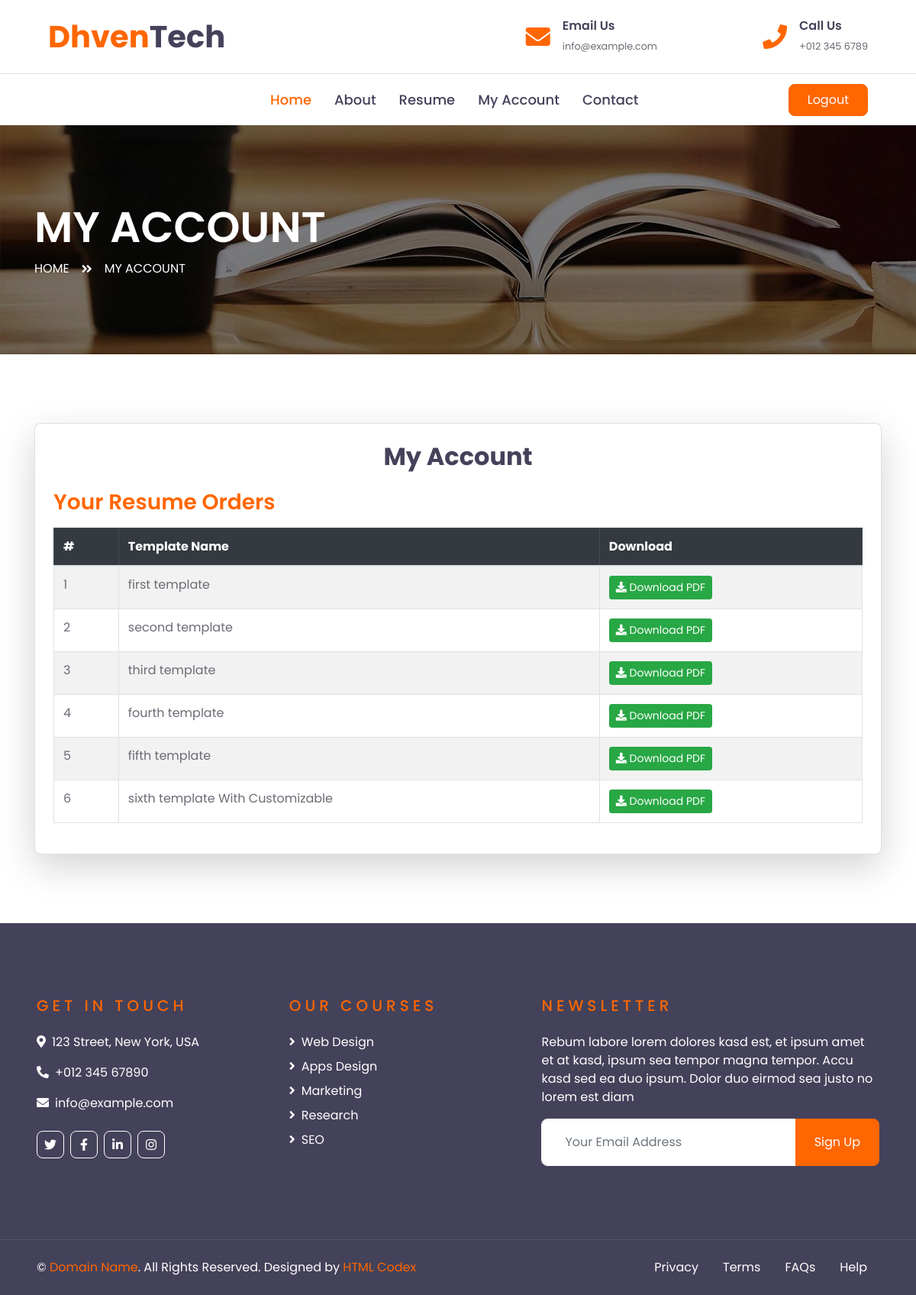
Page /resumes/my_account/ (signed in) on the committed database.
### resumes/models.py (models this page shows, shortened)
class ResumeOrder(models.Model):
    PAYMENT_STATUS_CHOICES = [
        ("pending", "Pending"),
        ("approved", "Approved"),
        ("rejected", "Rejected"),
    ]
    user = models.ForeignKey(User, on_delete=models.CASCADE)
    professional_summary = models.TextField(blank=True, null=True)  # Added professional summary
    full_name = models.CharField(max_length=100, blank=True,null=True)
    email = models.CharField(max_length=100, blank=True,null=True)
    phone = models.CharField(max_length=100, blank=True,null=True)
    linkedin = models.CharField(max_length=100, blank=True,null=True)
    degree = models.CharField(max_length=100, blank=True,null=True)
    college = models.CharField(max_length=100, blank=True,null=True)
    year = models.CharField(max_length=100, blank=True,null=True)
    company_name = models.CharField(max_length=100, blank=True,null=True)
    role = models.CharField(max_length=100, blank=True,null=True)
    duration = models.CharField(max_length=100, blank=True,null=True)
    skills = models.CharField(max_length=100, blank=True,null=True)
    certifications = models.CharField(max_length=100, blank=True,null=True)
    languages = models.CharField(max_length=100, blank=True,null=True)
    interest = models.CharField(max_length=100, blank=True,null=True)
    template = models.ForeignKey(ResumeTemplate, on_delete=models.CASCADE)
    font_family = models.CharField(max_length=100, blank=True,null=True)
    font_size = models.CharField(max_length=10, blank=True,null=True)
    font_weight = models.CharField(max_length=50, blank=True,null=True)
    font_color = models.CharField(max_length=20, blank=True,null=True)
    background_color = models.CharField(max_length=20, null=True)
    font_style = models.CharField(max_length=20, blank=True,null=True)
    border_style = models.CharField(max_length=20, null=True)
    section_spacing = models.CharField(max_length=20, blank=True,null=True)
    section_alignment = models.CharField(max_length=20, blank=True,null=True)
    projects = models.JSONField(default=list, blank=True, null=True)
    education = models.JSONField(default=list, blank=True, null=True)
    pdf_file = models.FileField(upload_to='resumes/', blank=True, null=True)
    created_at = models.DateTimeField(auto_now_add=True,null=True)
    qr_payment = models.FileField(upload_to='payments/', null=True, blank=True)
    profile_photo = models.ImageField(upload_to='profile_photos/', null=True, blank=True)  # Added Profile Photo
    qr_code_image = models.ImageField(upload_to='orders/qr_codes/', null=True, blank=True)
    payment_status = models.CharField(
        max_length=10,
        choices=PAYMENT_STATUS_CHOICES,
        default="pending"
    )  # Payment status
    is_approved = models.BooleanField(default=False)  # Admin approval

class ResumeTemplate(models.Model):
    name = models.CharField(max_length=100)
    description = models.TextField()
    preview_image = models.ImageField(upload_to='templates/', blank=True, null=True)
    price = models.DecimalField(max_digits=10, decimal_places=2, default=0.00)  # New price field

### resumes/views.py (the view)
# urls.py: path('my_account/',views.my_account,name='my_account'),
def my_account(request):
    orders = ResumeOrder.objects.filter(user=request.user, payment_status="approved")
    return render(request, "resume/my_account.html", {"orders": orders})

### resumes/templates/resume/my_account.html
{% extends "resume/base.html" %}
{% block content %}
 <div class="container-fluid page-header" style="margin-bottom: 90px;">
    <div class="container">
        <div class="d-flex flex-column justify-content-center" style="min-height: 300px">
            <h3 class="display-4 text-white text-uppercase">My Account</h3>
            <div class="d-inline-flex text-white">
                <p class="m-0 text-uppercase"><a class="text-white" href="{% url 'home' %}">Home</a></p>
                <i class="fa fa-angle-double-right pt-1 px-3"></i>
                <p class="m-0 text-uppercase">My Account</p>
            </div>
        </div>
    </div>
</div>
<div class="container mt-5">
    <div class="card shadow-lg p-4">
        <h2 class="text-center mb-4">My Account</h2>
        <h3 class="text-primary mb-3">Your Resume Orders</h3>
        {% if orders %}
            <div class="table-responsive">
                <table class="table table-bordered table-striped">
                    <thead class="table-dark">
                        <tr>
                            <th>#</th>
                            <th>Template Name</th>
                            <th>Download</th>
                        </tr>
                    </thead>
                    <tbody>
                        {% for order in orders %}
                            <tr>
                                <td>{{ forloop.counter }}</td>
                                <td>{{ order.template.name }}</td>
                                <td>
                                    <a href="{% url 'download_resume' order.id %}" class="btn btn-success btn-sm">
                                        <i class="fa fa-download"></i> Download PDF
                                    </a>
                                </td>
                            </tr>
                        {% endfor %}
                    </tbody>
                </table>
            </div>
        {% else %}
            <div class="alert alert-warning text-center" role="alert">
                <i class="fa fa-info-circle"></i> You haven't placed any orders yet.
            </div>
        {% endif %}
    </div>
</div>
{% endblock %}

### rows in the picture
ResumeOrder: template.name "first template"
ResumeOrder: template.name "second template"
ResumeOrder: template.name "third template"
ResumeOrder: template.name "fourth template"
ResumeOrder: template.name "fifth template"
ResumeOrder: template.name "sixth template With Customizable"
